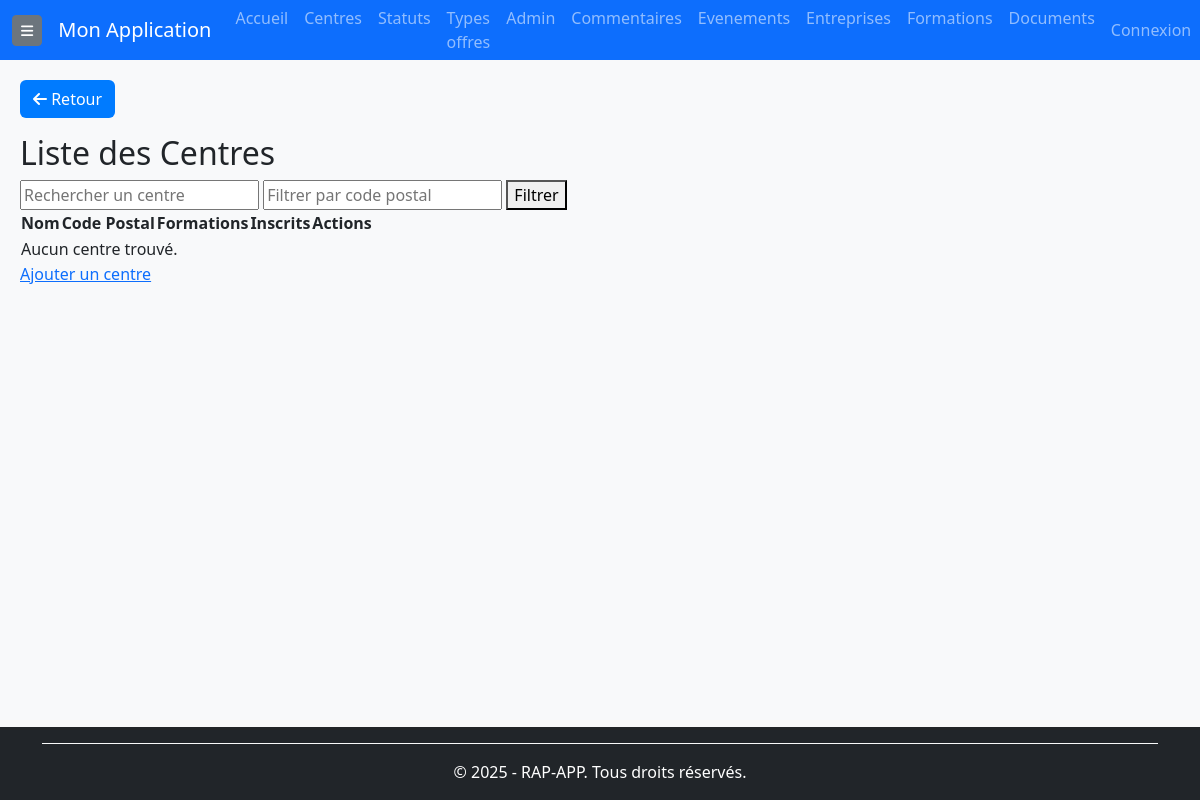
Before: /centres/ (signed in) with the older database file.
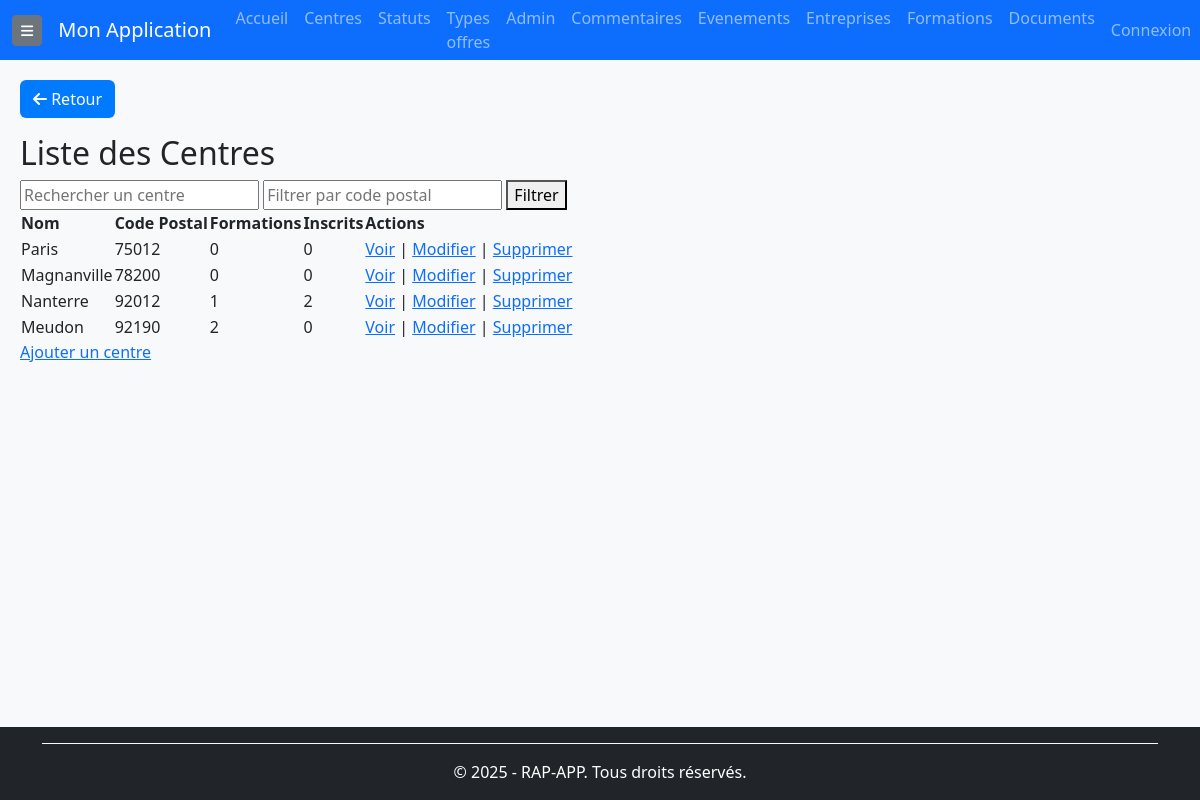
After: the same page with the newer database file.
### rap_app/models/centres.py (models this page shows, shortened)
class Centre(BaseModel):
    nom = models.CharField(
        max_length=255,
        unique=True,  # 🔹 Garantit qu'un centre a un nom unique
        verbose_name="Nom du centre"
    )
    code_postal = models.CharField(
        max_length=5,  # 🔹 Limité à 5 caractères au lieu de 10
        null=True,
        blank=True,
        verbose_name="Code postal",
        validators=[
            RegexValidator(
                regex=r'^\d{5}$',
                message="Le code postal doit contenir exactement 5 chiffres"
            )
        ]
    )
    class Meta:
        verbose_name = "Centre"
        verbose_name_plural = "Centres"
        ordering = ['nom']
        indexes = [
            models.Index(fields=['nom']),  # 🔹 Index pour optimiser les recherches par nom
            models.Index(fields=['code_postal']),  # 🔹 Index pour les recherches par code postal
        ]

### rap_app/views/centres_views.py (the view)
# urls.py: path('centres/', centres_views.CentreListView.as_view(), name='centre-list'),
class CentreListView(BaseListView):
    model = Centre
    context_object_name = 'centres'
    template_name = 'centres/centre_list.html'  # ✅ Défini explicitement le template
    def get_queryset(self):
        queryset = super().get_queryset().annotate(
            nb_formations=Count('formations'),
            nb_formations_actives=Count(
                'formations',
                filter=Q(formations__end_date__gte=timezone.now()) | Q(formations__end_date__isnull=True)
            ),
            nb_inscrits=Sum(
                F('formations__inscrits_crif') + F('formations__inscrits_mp'),
                default=0
            )
        )
        q = self.request.GET.get('q')
        if q:
            queryset = queryset.filter(nom__icontains=q)
        cp = self.request.GET.get('code_postal')
        if cp:
            queryset = queryset.filter(code_postal__startswith=cp)
        return queryset
    def get_context_data(self, **kwargs):
        context = super().get_context_data(**kwargs)
        context['total_centres'] = Centre.objects.count()
        context['total_formations'] = Formation.objects.count()
        context['filters'] = {
            'q': self.request.GET.get('q', ''),
            'code_postal': self.request.GET.get('code_postal', ''),
        }
        return context

### rap_app/templates/centres/centre_list.html
{% extends "base.html" %}
{% block content %}
{% include "composants/bouton_retour.html" %}
<h2>Liste des Centres</h2>
<form method="get">
    <input type="text" name="q" placeholder="Rechercher un centre" value="{{ filters.q }}">
    <input type="text" name="code_postal" placeholder="Filtrer par code postal" value="{{ filters.code_postal }}">
    <button type="submit">Filtrer</button>
</form>
<table>
    <thead>
        <tr>
            <th>Nom</th>
            <th>Code Postal</th>
            <th>Formations</th>
            <th>Inscrits</th>
            <th>Actions</th>
        </tr>
    </thead>
    <tbody>
        {% for centre in centres %}
        <tr>
            <td>{{ centre.nom }}</td>
            <td>{{ centre.code_postal }}</td>
            <td>{{ centre.nb_formations }}</td>
            <td>{{ centre.nb_inscrits }}</td>
            <td>
                <a href="{% url 'centre-detail' centre.pk %}">Voir</a> |
                <a href="{% url 'centre-update' centre.pk %}">Modifier</a> |
                <a href="{% url 'centre-delete' centre.pk %}">Supprimer</a>
            </td>
        </tr>
        {% empty %}
        <tr><td colspan="5">Aucun centre trouvé.</td></tr>
        {% endfor %}
    </tbody>
</table>
<a href="{% url 'centre-create' %}">Ajouter un centre</a>
{% endblock %}

Changed rows visible on the page:
added Centre: nom "Paris", code_postal "75012", nb_formations "0", nb_inscrits "0"
added Centre: nom "Magnanville", code_postal "78200", nb_formations "0", nb_inscrits "0"
added Centre: nom "Nanterre", code_postal "92012", nb_formations "1", nb_inscrits "2"
added Centre: nom "Meudon", code_postal "92190", nb_formations "2", nb_inscrits "0"
Other visible differences:
text no longer shown: "Aucun centre trouvé."
